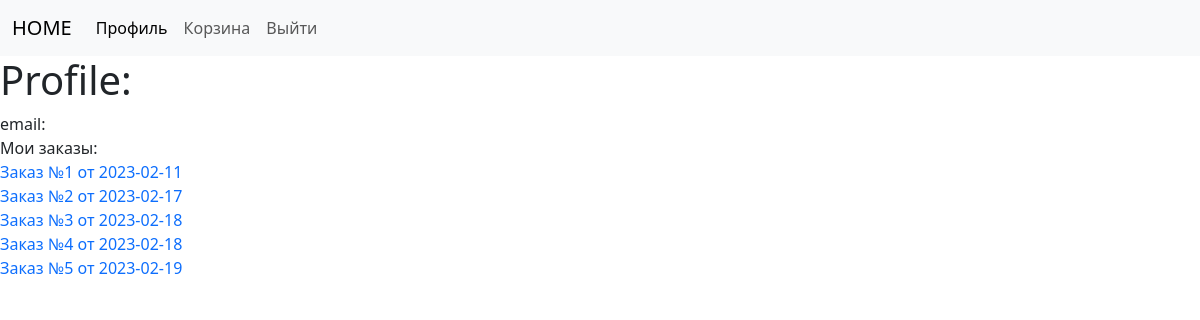
Page /profile/5 (signed in) on the committed database.
### app/models.py (models this page shows)
class Order(Base):
    __tablename__ = 'order'
    id = Column (Integer, primary_key=True)
    address = Column(String)
    status = Column(Integer)
    date_order = Column(DATE)
    user_id = Column(Integer, ForeignKey('user.id'))
    user = relationship('User', back_populates='parent')
    parent = relationship('Basket', back_populates='order')

### app/main/routes.py (the view)
@bp.get('/profile/<id>')
@login_required
def profile(id):
    user = session.query(User).filter_by(id=id).first()
    orders = session.query(Order).filter_by(user_id=current_user.id).filter_by(status=1).all()
    return render_template('main/profile.html', title='profile', user=user, orders=orders)

### app/models.py (called while the page is built)
@login.user_loader
def load_user(id):
    user = session.query(User).get(int(id))
    return user

### app/templates/main/profile.html
{% extends "base.html" %}
{% block content %}
<h1>Profile: {{ user.name }} {{user.last_name}}</h1>
email: {{ user.email }}
<br>
Мои заказы:<br>
{% for order in orders %}
    <a class="text-decoration-none" href="{{ url_for('main.order', order_id=order.id) }}">Заказ №{{ order.id }}
        от {{ order.date_order }}</a><br>
{% endfor %}
{% endblock %}

### rows in the picture
Order: id "1", date_order "2023-02-11"
Order: id "2", date_order "2023-02-17"
Order: id "3", date_order "2023-02-18"
Order: id "4", date_order "2023-02-18"
Order: id "5", date_order "2023-02-19"
